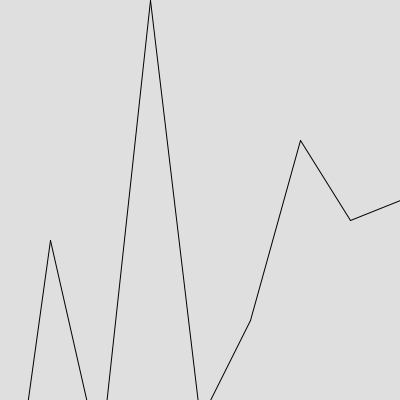
Frame 1 (no input)
Frame 2 (the mouse pressed at the canvas centre, redrawn once): identical to frame 1, image omitted

The Processing sketch that drew this single still picture (run headless with seeded random() and noise(); the mouse was pressed at the canvas centre and the sketch redrawn once):

// Processing sketch: processing_166762
// ── processing_166762.pde

float[] graphNums = {
  30, 12, 23, 0, 21, 16, 7, 11, 10, 17
};

void setup() {
  size(400, 400);
}


void draw() {
  background(223);
  for (int i = 0; i < graphNums.length-1; i++) {
    float x1 = i * 50;
    float y1 =  (graphNums[i] * 20);

    float x2 = (i+1) * 50;
    float y2 =  (graphNums[i+1] * 20);

    line(x1, y1, x2, y2);
  }
  noLoop();
}
